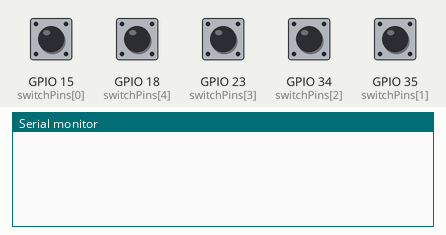
Simulated run of this sketch. Board: ESP32. Parts: the last lines printed to the serial monitor. Inputs (shaded band) come from the test bench; at power-on: GPIO 15 (switchPins[0]), GPIO 18 (switchPins[4]), GPIO 23 (switchPins[3]), GPIO 34 (switchPins[2]), GPIO 35 (switchPins[1]) HIGH.

Above: at 1.2 s.
1.3 s: GPIO 15 (switchPins[0]) pulled LOW for 0.15 s
At 1.8 s:
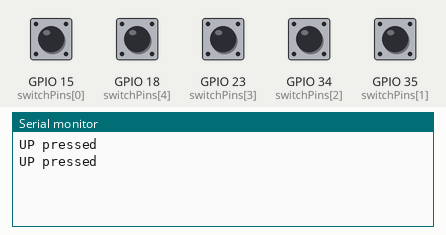
2.9 s: GPIO 18 (switchPins[4]) pulled LOW for 0.15 s
At 4.2 s:
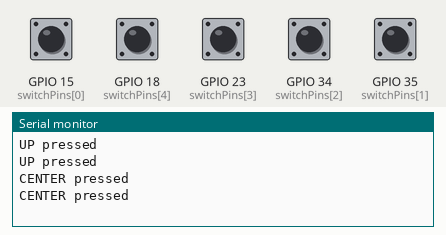
4.5 s: GPIO 23 (switchPins[3]) pulled LOW for 0.15 s
At 5.5 s:
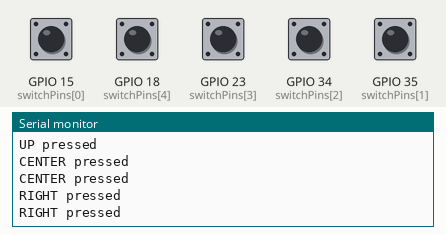
6.1 s: GPIO 34 (switchPins[2]) pulled LOW for 0.15 s
At 6.8 s:
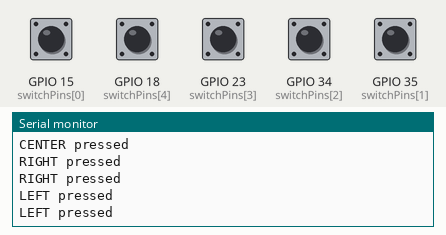
7.7 s: GPIO 35 (switchPins[1]) pulled LOW for 0.15 s
At 9.3 s:
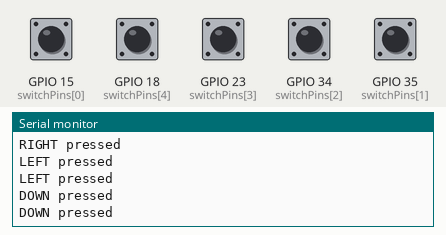

Measured:
- after the input at 1.3 s, the serial monitor: prints a new line at once (image 1)
- after the input at 2.9 s, the serial monitor: prints a new line at once (image 2)
- after the input at 4.5 s, the serial monitor: prints a new line at once (image 3)
- after the input at 6.1 s, the serial monitor: prints a new line at once (image 4)
- after the input at 7.7 s, the serial monitor: prints a new line at once (image 5)

The sketch:

Switch_Test.ino
```cpp
const int switchPins[] = {15, 35, 34, 23, 18}; // GPIOs where switches are connected
const char* switchNames[] = {"UP", "DOWN", "LEFT", "RIGHT", "CENTER"}; // Map names to buttons
const int numSwitches = sizeof(switchPins) / sizeof(switchPins[0]);

void setup() {
  Serial.begin(115200);
  for (int i = 0; i < numSwitches; i++) {
    pinMode(switchPins[i], INPUT_PULLUP); // Configure pins with internal pull-up
  }
}

void loop() {
  for (int i = 0; i < numSwitches; i++) {
    int state = digitalRead(switchPins[i]);
    if (state == LOW) { // Active LOW, pressed
      Serial.print(switchNames[i]);
      Serial.println(" pressed");
    }
  }
  delay(100); // Debounce and avoid flooding serial mon
}
```
